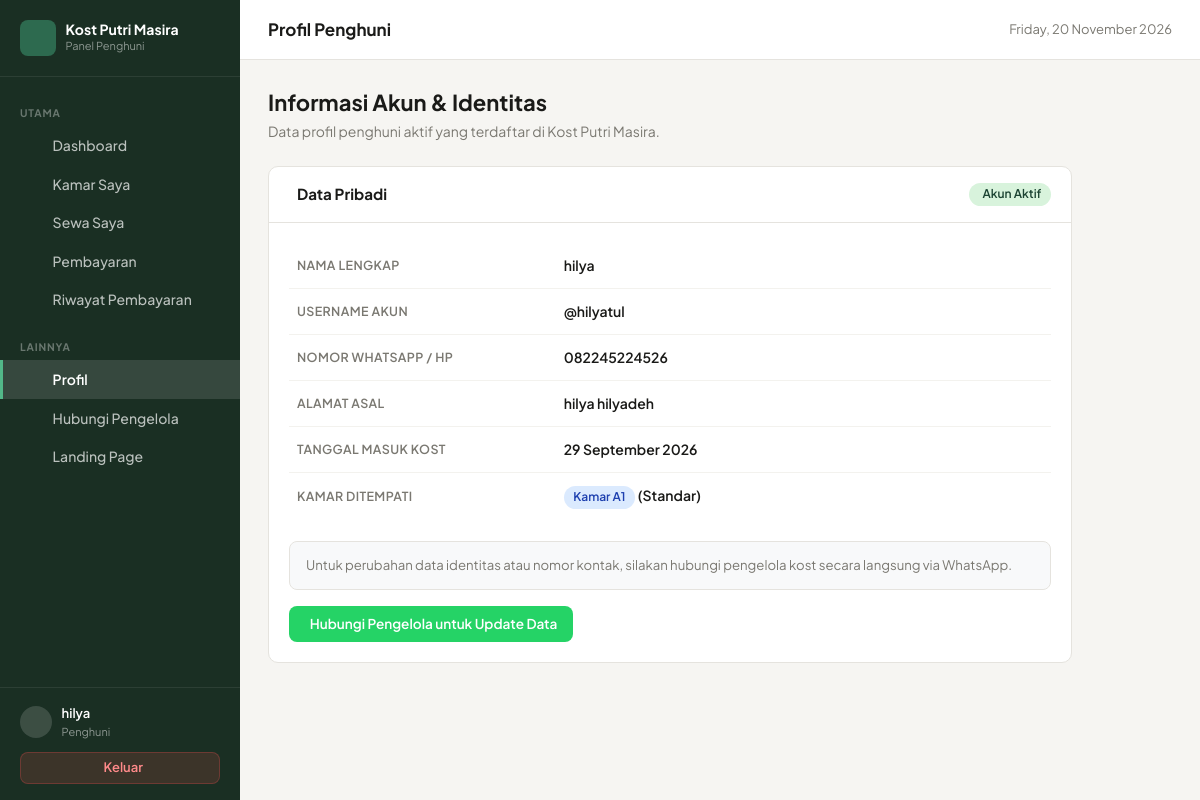
/penghuni/profil.php (signed in), run on the app's committed database.
### tables this page shows
CREATE TABLE `penghuni` (
  `id_penghuni` int NOT NULL,
  `id_user` int NOT NULL,
  `nik` varchar(20) DEFAULT NULL,
  `no_hp` varchar(20) DEFAULT NULL,
  `alamat` text,
  `tanggal_masuk` date DEFAULT NULL,
  `status` enum('aktif','nonaktif') DEFAULT 'aktif'
);

CREATE TABLE `users` (
  `id_user` int NOT NULL,
  `nama` varchar(100) NOT NULL,
  `username` varchar(50) NOT NULL,
  `password` varchar(255) NOT NULL,
  `role` enum('pengelola','penghuni') NOT NULL,
  `created_at` timestamp NULL DEFAULT CURRENT_TIMESTAMP
);

CREATE TABLE `sewa` (
  `id_sewa` int NOT NULL,
  `id_penghuni` int NOT NULL,
  `id_kamar` int NOT NULL,
  `tanggal_mulai` date NOT NULL,
  `tanggal_selesai` date DEFAULT NULL,
  `periode` varchar(50) DEFAULT NULL,
  `total_sewa` decimal(12,2) NOT NULL,
  `status` enum('aktif','selesai') DEFAULT 'aktif'
);

CREATE TABLE `kamar` (
  `id_kamar` int NOT NULL,
  `nomor_kamar` varchar(20) NOT NULL,
  `tipe_kamar` varchar(50) DEFAULT NULL,
  `kapasitas` int NOT NULL DEFAULT '1',
  `harga` decimal(12,2) NOT NULL,
  `status` enum('kosong','terisi','penuh') NOT NULL DEFAULT 'kosong',
  `keterangan` text,
  `created_at` timestamp NULL DEFAULT CURRENT_TIMESTAMP
);

### includes/functions.php (called while the page is built, shortened)
<?php
function e(?string $string): string {
    return htmlspecialchars((string)$string, ENT_QUOTES, 'UTF-8');
}
function formatTanggal(?string $tanggal, string $format = 'panjang'): string {
    $timestamp = strtotime($tanggal);
    $bulanIndo = [
        1 => 'Januari', 'Februari', 'Maret', 'April', 'Mei', 'Juni',
        'Juli', 'Agustus', 'September', 'Oktober', 'November', 'Desember'
    ];
    $hari = date('d', $timestamp);
    $bulan = $bulanIndo[(int)date('m', $timestamp)];
    $tahun = date('Y', $timestamp);
    return "{$hari} {$bulan} {$tahun}";
}

### penghuni/profil.php (the view, shortened to what this page needs)
<?php
require_once __DIR__ . '/../config/database.php';
require_once __DIR__ . '/../includes/functions.php';
$user = currentUser();
$id_user = (int)($user['id_user'] ?? $_SESSION['user_id'] ?? 0);
$stmtP = $pdo->prepare("
    SELECT p.*, u.nama, u.username, u.role
    FROM penghuni p
    JOIN users u ON p.id_user = u.id_user
    WHERE p.id_user = :id_user
    LIMIT 1
");
$stmtP->execute(['id_user' => $id_user]);
$penghuni = $stmtP->fetch();
$id_penghuni = (int)($penghuni['id_penghuni'] ?? 0);
$stmtSewa = $pdo->prepare("
    SELECT s.*, k.nomor_kamar, k.tipe_kamar
    FROM sewa s
    JOIN kamar k ON s.id_kamar = k.id_kamar
    WHERE s.id_penghuni = :id_penghuni AND s.status = 'aktif'
    ORDER BY s.id_sewa DESC
    LIMIT 1
");
$stmtSewa->execute(['id_penghuni' => $id_penghuni]);
$sewaAktif = $stmtSewa->fetch();
$waPengelola = '6282233053344';
$waPesan = urlencode("Halo Pengelola Kost Putri Masira, saya {$penghuni['nama']} ingin menanyakan update data profil saya.");
$waUrl = "https://wa.me/{$waPengelola}?text={$waPesan}";
?><!DOCTYPE html>
<html lang="id">
<head>
<link rel="stylesheet" href="../assets/css/app.css">
</head>
<body>
<div class="layout">
<aside class="sidebar" id="sidebarPanel">
    <div class="sb-brand">
        <div class="sb-ico"><i class="ph ph-house-line"></i></div>
        <div>
            <div class="sb-name">Kost Putri Masira</div>
            <span class="sb-sub">Panel Penghuni</span>
        </div>
    </div>
    <nav class="sb-nav">
        <div class="sb-label">Utama</div>
        <a href="dashboard.php" class="sb-link"><i class="ph ph-squares-four"></i> Dashboard</a>
        <a href="kamar.php" class="sb-link"><i class="ph ph-door"></i> Kamar Saya</a>
        <a href="sewa.php" class="sb-link"><i class="ph ph-file-text"></i> Sewa Saya</a>
        <a href="pembayaran.php" class="sb-link"><i class="ph ph-credit-card"></i> Pembayaran</a>
        <a href="riwayat_pembayaran.php" class="sb-link"><i class="ph ph-clock-counter-clockwise"></i> Riwayat Pembayaran</a>
        <div class="sb-label" style="margin-top:.5rem">Lainnya</div>
        <a href="profil.php" class="sb-link active"><i class="ph ph-user"></i> Profil</a>
        <a href="<?= $waUrl ?>" target="_blank" rel="noopener" class="sb-link"><i class="ph ph-whatsapp-logo"></i> Hubungi Pengelola</a>
        <a href="../index.php" class="sb-link" target="_blank" rel="noopener"><i class="ph ph-globe"></i> Landing Page</a>
    </nav>
    <div class="sb-foot">
        <div class="sb-user">
            <div class="sb-avatar"><i class="ph ph-user"></i></div>
            <div>
                <div class="sb-uname"><?= e($penghuni['nama'] ?? $user['nama'] ?? 'Penghuni') ?></div>
                <div class="sb-urole">Penghuni</div>
            </div>
        </div>
        <a href="../logout.php" class="btn-logout"><i class="ph ph-sign-out"></i> Keluar</a>
    </div>
</aside>
<div class="main">
    <header class="topbar">
        <div class="topbar-title">Profil Penghuni</div>
        <div class="topbar-actions">
            <div class="topbar-date"><i class="ph ph-calendar"></i> <?= date('l, d F Y') ?></div>
        </div>
    </header>
    <main class="content content-form">
        <div class="pg-header">
            <div>
                <div class="pg-title">Informasi Akun &amp; Identitas</div>
                <p class="pg-sub">Data profil penghuni aktif yang terdaftar di Kost Putri Masira.</p>
            </div>
        </div>
        <div class="panel">
            <div class="panel-head">
                <div class="panel-title"><i class="ph ph-user"></i> Data Pribadi</div>
                <span class="badge bg-g"><i class="ph ph-check-circle"></i> Akun Aktif</span>
            </div>
            <div class="panel-body">
                <table class="info-table">
                    <tbody>
                        <tr>
                            <td class="info-title">Nama Lengkap</td>
                            <td class="info-data"><?= e($penghuni['nama'] ?? $user['nama']) ?></td>
                        </tr>
                        <tr>
                            <td class="info-title">Username Akun</td>
                            <td class="info-data">@<?= e($penghuni['username'] ?? $user['username']) ?></td>
                        </tr>
                        <tr>
                            <td class="info-title">Nomor WhatsApp / HP</td>
                            <td class="info-data"><?= !empty($penghuni['no_hp']) ? e($penghuni['no_hp']) : '<span style="color:var(--muted)">Belum diisi</span>' ?></td>
                        </tr>
                        <tr>
                            <td class="info-title">Alamat Asal</td>
                            <td class="info-data"><?= !empty($penghuni['alamat']) ? e($penghuni['alamat']) : '<span style="color:var(--muted)">Belum diisi</span>' ?></td>
                        </tr>
                        <tr>
                            <td class="info-title">Tanggal Masuk Kost</td>
                            <td class="info-data"><?= !empty($penghuni['tanggal_masuk']) ? formatTanggal($penghuni['tanggal_masuk']) : '<span style="color:var(--muted)">—</span>' ?></td>
                        </tr>
                        <tr>
                            <td class="info-title">Kamar Ditempati</td>
                            <td class="info-data">
                                <?php if ($sewaAktif): ?>
                                <span class="badge bg-b">Kamar <?= e($sewaAktif['nomor_kamar']) ?></span> (<?= e($sewaAktif['tipe_kamar'] ?: 'Standar') ?>)
                                <?php else: ?>
                                <span style="color:var(--muted)">Belum ada sewa aktif</span>
                                <?php endif; ?>
                            </td>
                        </tr>
                    </tbody>
                </table>
                <div style="background:#f8f9fa;border:1px solid var(--border);border-radius:8px;padding:.85rem 1rem;margin-top:1.25rem;font-size:.825rem;color:var(--muted)">
                    <i class="ph ph-info" style="color:var(--green)"></i> Untuk perubahan data identitas atau nomor kontak, silakan hubungi pengelola kost secara langsung via WhatsApp.
                </div>
                <div style="margin-top:1rem">
                    <a href="<?= $waUrl ?>" target="_blank" rel="noopener" style="display:inline-flex;align-items:center;gap:.35rem;padding:.5rem .95rem;background:#25d366;color:#fff;border-radius:8px;font-size:.85rem;font-weight:600;text-decoration:none">
                        <i class="ph ph-whatsapp-logo"></i> Hubungi Pengelola untuk Update Data
                    </a>
                </div>
            </div>
        </div>
    </main>
</div>
</div>
</body>
</html>

### penghuni/profil.php (style rules this page uses)
.info-table { width:100% }
.info-table tr td { padding:.75rem .5rem;border-bottom:1px solid #f3f2ee }
.info-table tr:last-child td { border-bottom:none }
.info-title { width:35%;font-size:.78rem;font-weight:600;color:var(--muted);text-transform:uppercase;letter-spacing:.03em }
.info-data { font-weight:600;color:#1a1a18 }

### data on the page
penghuni: id_user.nama "hilya", id_user.username "hilyatul", no_hp "082245224526", alamat "hilya hilyadeh", tanggal_masuk "29 September 2026"
sewa: id_kamar.nomor_kamar "A1", id_kamar.tipe_kamar "Standar"
